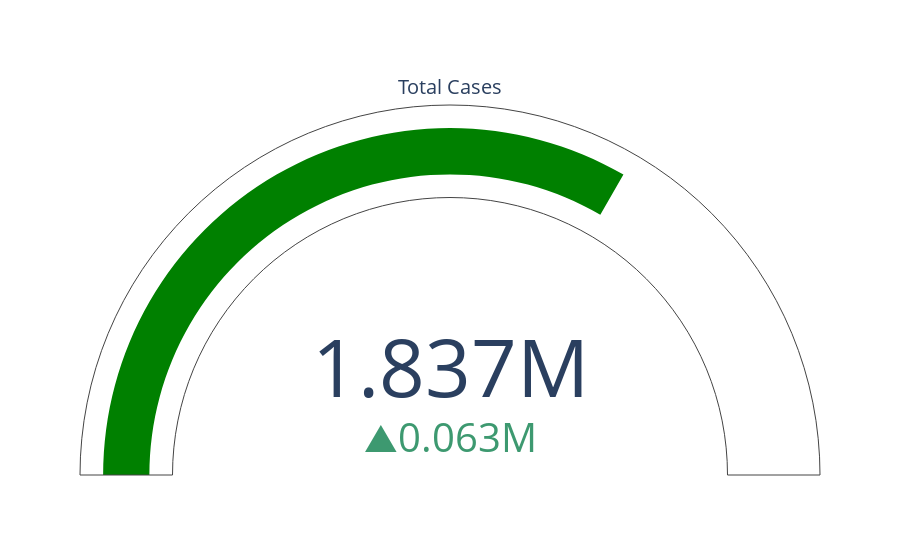

This figure's notebook cell:
### Code cell
# total cases indicator
fig1 = go.Figure(go.Indicator(
    
    value = tot_cases,
    delta = {'reference': diff},
    gauge = {
        'axis': {'visible': False}},
    domain = {'row': 0, 'column': 0}))

fig1 = fig1.update_layout(
    template = {'data' : {'indicator': [{
        'title': {'text': "Total Cases"},
        'mode' : "number+delta+gauge",
        }]
                         }})
fig1.show()

### Figure 1 — Plotly figure (JSON) as saved in the notebook; plotly's stock layout.template omitted (floating-point values rounded to 4 significant figures)
{"data": [{"delta": {"reference": 1774310}, "domain": {"column": 0, "row": 0}, "gauge": {"axis": {"visible": false}}, "type": "indicator", "value": 1837122}], "layout": {}}
